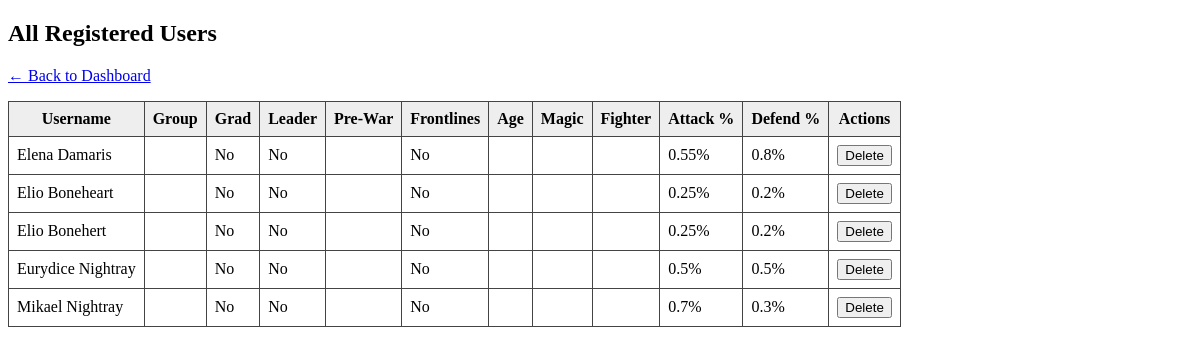
/admin/users (signed in), run on an earlier commit of the app's database.
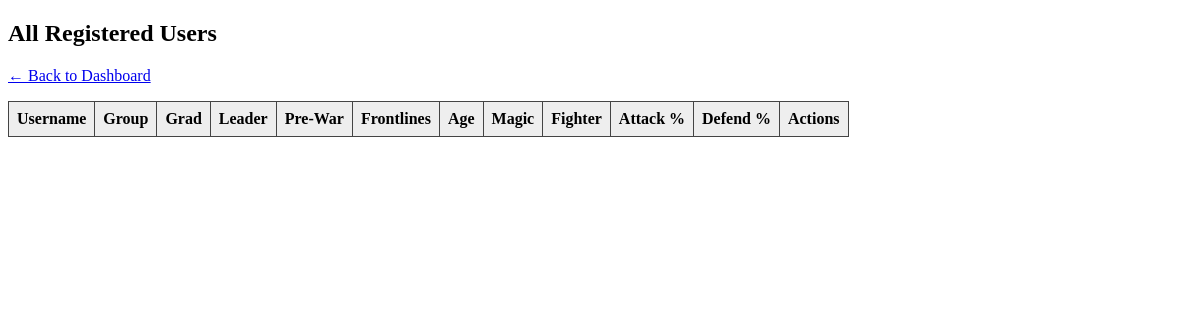
And on a later commit of the database.
### tables this page shows
CREATE TABLE users (
    id INTEGER PRIMARY KEY AUTOINCREMENT,
    username TEXT UNIQUE NOT NULL,
    member_group TEXT,
    graduate TEXT,
    leadership TEXT,
    pre_war_status TEXT,
    frontlines TEXT,
    age INTEGER,
    magic_type TEXT,
    fighter_type TEXT,
    attack_odds REAL DEFAULT 0.5,
    defend_odds REAL DEFAULT 0.5
);

### app.py (the view)
@app.route('/admin/users')
def admin_users():
    if not session.get('admin_logged_in'):
        return redirect(url_for('admin_login'))
    conn = sqlite3.connect('users.db')
    conn.row_factory = sqlite3.Row
    c = conn.cursor()
    c.execute('SELECT * FROM users ORDER BY username')
    users = c.fetchall()
    conn.close()
    return render_template('admin_users.html', users=users)

### templates/admin_users.html (shortened to what this page needs)
<!DOCTYPE html>
<html>
<head>
</head>
<body>
    <h2>All Registered Users</h2>
    <p><a href="{{ url_for('admin_dashboard') }}">← Back to Dashboard</a></p>
    <table>
        <thead>
            <tr>
                <th>Username</th>
                <th>Group</th>
                <th>Grad</th>
                <th>Leader</th>
                <th>Pre-War</th>
                <th>Frontlines</th>
                <th>Age</th>
                <th>Magic</th>
                <th>Fighter</th>
                <th>Attack %</th>
                <th>Defend %</th>
                <th>Actions</th>
            </tr>
        </thead>
        <tbody>
            {% for user in users %}
            <tr>
                <td>{{ user['username'] }}</td>
                <td>{{ user['member_group'] }}</td>
                <td>{{ 'Yes' if user['graduate'] else 'No' }}</td>
                <td>{{ 'Yes' if user['leadership'] else 'No' }}</td>
                <td>{{ user['pre_war_status'] }}</td>
                <td>{{ 'Yes' if user['frontlines'] else 'No' }}</td>
                <td>{{ user['age'] }}</td>
                <td>{{ user['magic_type'] }}</td>
                <td>{{ user['fighter_type'] }}</td>
                <td>{{ user['attack_odds'] }}%</td>
                <td>{{ user['defend_odds'] }}%</td>
                <td>
                  <form action="{{ url_for('delete_user', user_id=user['id']) }}" method="POST" onsubmit="return confirm('Are you sure you want to delete this user?');">
                    <button type="submit" class="btn btn-danger btn-sm">Delete</button>
                  </form>
                </td>
            </tr>
            {% endfor %}
        </tbody>
    </table>
</body>
</html>

### templates/admin_users.html (style rules this page uses)
table, th, td { border: 1px solid #444; border-collapse: collapse; padding: 8px; }
th { background-color: #eee; }

What changed in the data, as far as the page shows it:
removed users: username "Elena Damaris", graduate "No", leadership "No", frontlines "No", attack_odds "0.55", defend_odds "0.8"
removed users: username "Elio Boneheart", graduate "No", leadership "No", frontlines "No", attack_odds "0.25", defend_odds "0.2"
removed users: username "Elio Bonehert", graduate "No", leadership "No", frontlines "No", attack_odds "0.25", defend_odds "0.2"
removed users: username "Eurydice Nightray", graduate "No", leadership "No", frontlines "No", attack_odds "0.5", defend_odds "0.5"
removed users: username "Mikael Nightray", graduate "No", leadership "No", frontlines "No", attack_odds "0.7", defend_odds "0.3"
